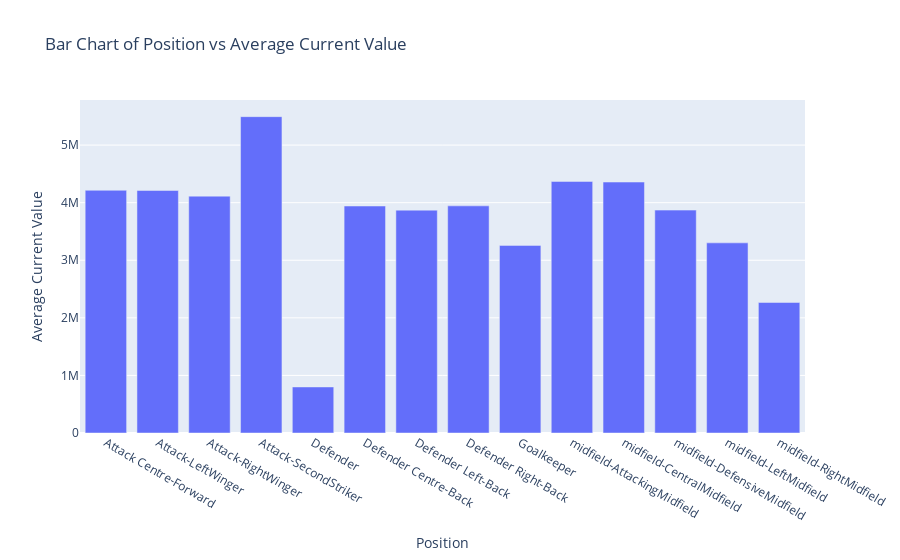

This figure's notebook cell:
### Markdown cell above
### As we can observe, the high values for Attack - Second Striker and Midfield - Attacking Midfield positions are due to their roles on the field and their higher goal-scoring rates. Positions like Attack - Second Striker and Midfield - Attacking Midfield have higher average values because of their significant contribution to scoring and creating opportunities.

### Code cell
import plotly.express as px

#mean of current value  
position_avg_value = player.groupby('position')['current_value'].mean().reset_index()
#create bar char
fig = px.bar(position_avg_value, x='position', y='current_value', 
             title='Bar Chart of Position vs Average Current Value',
             labels={'position': 'Position', 'current_value': 'Average Current Value'})
fig.update_layout(xaxis_title='Position', yaxis_title='Average Current Value')
fig.show()

### Figure 1 — Plotly figure (JSON) as saved in the notebook; plotly's stock layout.template omitted (floating-point values rounded to 4 significant figures)
{"data": [{"alignmentgroup": "True", "hovertemplate": "Position=%{x}<br>Average Current Value=%{y}<extra></extra>", "legendgroup": "", "marker": {"color": "#636efa", "pattern": {"shape": ""}}, "name": "", "offsetgroup": "", "orientation": "v", "showlegend": false, "textposition": "auto", "type": "bar", "x": ["Attack Centre-Forward", "Attack-LeftWinger", "Attack-RightWinger", "Attack-SecondStriker", "Defender", "Defender Centre-Back", "Defender Left-Back", "Defender Right-Back", "Goalkeeper", "midfield-AttackingMidfield", "midfield-CentralMidfield", "midfield-DefensiveMidfield", "midfield-LeftMidfield", "midfield-RightMidfield"], "xaxis": "x", "y": [4215000.0, 4212000.0, 4114000.0, 5494000, 800000, 3942000.0, 3871000.0, 3945000.0, 3258000.0, 4369000.0, 4358000.0, 3871000.0, 3302000.0, 2267000.0], "yaxis": "y"}], "layout": {"barmode": "relative", "legend": {"tracegroupgap": 0}, "title": {"text": "Bar Chart of Position vs Average Current Value"}, "xaxis": {"anchor": "y", "domain": [0, 1], "title": {"text": "Position"}}, "yaxis": {"anchor": "x", "domain": [0, 1], "title": {"text": "Average Current Value"}}}}
